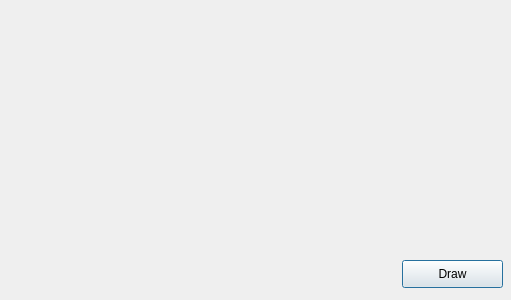
<?xml version="1.0" encoding="UTF-8"?>
<ui version="4.0">
 <class>Dialog</class>
 <widget class="QDialog" name="Dialog">
  <property name="geometry">
   <rect>
    <x>0</x>
    <y>0</y>
    <width>511</width>
    <height>300</height>
   </rect>
  </property>
  <property name="windowTitle">
   <string>Dialog</string>
  </property>
  <widget class="QPushButton" name="pushButton">
   <property name="geometry">
    <rect>
     <x>402</x>
     <y>260</y>
     <width>101</width>
     <height>28</height>
    </rect>
   </property>
   <property name="text">
    <string>Draw</string>
   </property>
  </widget>
 </widget>
 <resources/>
 <connections/>
</ui>
